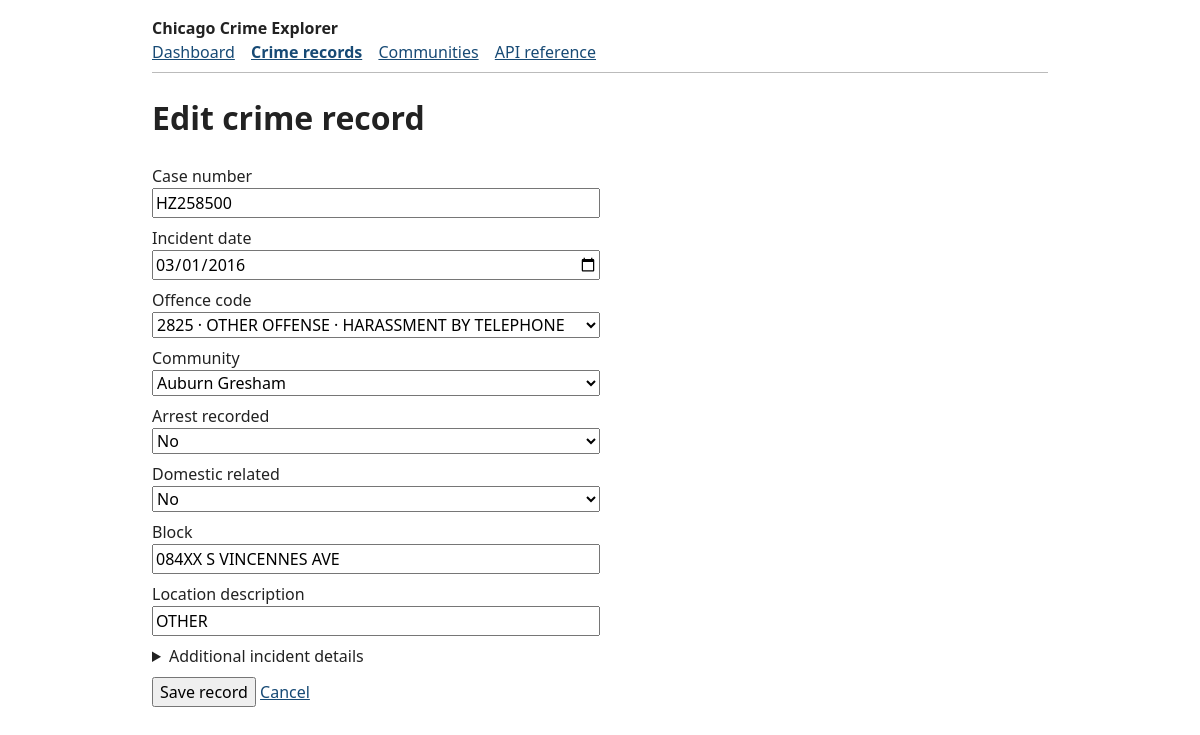
The app's page /crimes/10516300/edit with its own data.
### tables this page shows
CREATE TABLE chicago_crime (
    id INTEGER PRIMARY KEY,
    case_number TEXT NOT NULL UNIQUE,
    date TEXT NOT NULL,
    block TEXT,
    iucr_code TEXT REFERENCES iucr(iucr_code),
    location_desc TEXT,
    arrest INTEGER CHECK(arrest IN (0,1) OR arrest IS NULL),
    domestic INTEGER CHECK(domestic IN (0,1) OR domestic IS NULL),
    beat_num INTEGER REFERENCES police_beat_info(beat_num),
    district_code INTEGER REFERENCES district_ps_info(district_code),
    ward_no INTEGER REFERENCES ward_office(ward_no),
    community_code INTEGER REFERENCES city_community(community_code),
    fbi_code TEXT,
    x_coordinate REAL,
    y_coordinate REAL,
    year INTEGER,
    date_of_update TEXT,
    latitude REAL,
    longitude REAL,
    location TEXT,
    month INTEGER,
    day_of_week INTEGER,
    hour INTEGER,
    has_time INTEGER NOT NULL,
    source_row INTEGER
);

CREATE TABLE iucr (
    iucr_code TEXT PRIMARY KEY,
    primary_type TEXT NOT NULL,
    description TEXT,
    index_code TEXT
);

### app.py (the view, shortened to what this page needs)
    @app.route("/<any(crimes,communities):resource>/new", methods=["GET", "POST"], defaults={"deleting": False})
    @app.route("/<any(crimes,communities):resource>/<int:identifier>/edit", methods=["GET", "POST"], defaults={"deleting": False})
    @app.route(
        "/<any(crimes,communities):resource>/<int:identifier>/delete",
        methods=["GET", "POST"], defaults={"deleting": True},
    )
    def record_form(resource, identifier=None, deleting=False):
        query = list_query(resource)
        record = get_item(resource, identifier) if identifier is not None else {}
        values, options = record.copy(), {}
        if resource == "crimes" and not deleting:
            options = lookup_options()
            values["date"] = str(record.get("date", ""))[:10]
            values.setdefault("community_code", query.get("community_code", ""))
        errors, message, status = {}, "", 200
        return render_template(
            "record_form.html", resource=resource, record=record, values=values,
            options=options, errors=errors, message=message, query=query, deleting=deleting,
        ), status

### api.py (called while the page is built)
def storage():
    if not current_app.config["DB_PATH"].is_file():
        abort(503, message="Run python use_case_1.py to create the database.")
    engine = current_app.extensions["engine"]
    if not current_app.extensions["tables"]:
        current_app.extensions["tables"] = reflect_tables(engine)
    return engine, current_app.extensions["tables"]

def get_item(resource, identifier):
    engine, tables = storage()
    try:
        with engine.connect() as connection:
            return find_record(connection, tables, resource, identifier)
    except RecordError as error:
        handle_error(error)

### app.py (called while the page is built)
def list_schema(resource):
    return CrimeListQuery() if resource == "crimes" else CommunityListQuery()

def list_query(resource):
    allowed = list_schema(resource).fields
    return {key: value for key, value in request.args.items() if key in allowed and value}

### database.py (called while the page is built)
def create_db_engine(db_path=DB_PATH, read_only=False):
    path = Path(db_path).resolve()
    url = URL.create(
        "sqlite+pysqlite",
        database=path.as_uri() if read_only else str(path),
        query={"mode": "ro", "uri": "true"} if read_only else {},
    )
    engine = create_engine(url, poolclass=NullPool)
    @event.listens_for(engine, "connect")
    def enable_foreign_keys(connection, _):
        connection.execute("PRAGMA foreign_keys = ON")
    return engine

def find_record(connection, tables, resource, identifier):
    table = tables["chicago_crime" if resource == "crimes" else "city_community"]
    key = table.c.id if resource == "crimes" else table.c.community_code
    row = connection.execute(select(table).where(key == identifier)).mappings().first()
    if row is None:
        raise RecordError(404, "Record not found.")
    record = dict(row)
    if resource == "crimes":
        category = tables["iucr"]
        area = tables["city_community"]
        record["primary_type"] = connection.execute(
            select(category.c.primary_type).where(category.c.iucr_code == row["iucr_code"])
        ).scalar()
        record["community_name"] = connection.execute(
            select(area.c.community_name).where(area.c.community_code == row["community_code"])
        ).scalar()
    return record

### templates/record_form.html (shortened to what this page needs)
{% extends "base.html" %}
{% set is_crime = resource == 'crimes' %}
{% set label = 'crime record' if is_crime else 'community' %}
{% set action = 'Delete' if deleting else 'Edit' if record else 'Add' %}
{% macro value(name, default='') -%}
    {{ values.get(name, default) if values.get(name, default) is not none else '' }}
{%- endmacro %}
{% macro lookup(name, title, rows, key, description='', required=false) %}
<label>{{ title }}
    <select name="{{ name }}" {% if required %}required{% endif %}>
        {% for row in rows %}
        <option value="{{ row[key] }}" {% if row[key] | string == values.get(name) | string %}selected{% endif %}>
            {{ row[description] if description else row[key] }}
            {% if name == 'iucr_code' %} · {{ row.primary_type }} · {{ row.description }}{% endif %}
        </option>
        {% endfor %}
    </select>
</label>
{% endmacro %}
{% block content %}
<h1>{{ action }} {{ label }}</h1>
<form method="post">
    {% if deleting %}
        <p>Delete <strong>{{ record.case_number if is_crime else record.community_name }}</strong>?</p>
    {% elif is_crime %}
        <label>Case number <input name="case_number" value="{{ value('case_number') }}" maxlength="32" required></label>
        <label>Incident date <input name="date" type="date" value="{{ value('date') }}" required></label>
        {{ lookup('iucr_code', 'Offence code', options.offences, 'iucr_code', required=true) }}
        {{ lookup('community_code', 'Community', options.communities, 'community_code', 'community_name', required=true) }}
        {% for name, title in [('arrest', 'Arrest recorded'), ('domestic', 'Domestic related')] %}
        {% set flag = values.get(name) | string | lower %}
        <label>{{ title }}
            <select name="{{ name }}">
                <option value="false" {% if flag in ['0', 'false'] %}selected{% endif %}>No</option>
            </select>
        </label>
        {% endfor %}
        <label>Block <input name="block" value="{{ value('block') }}" maxlength="120"></label>
        <label>Location description <input name="location_desc" value="{{ value('location_desc', 'UNKNOWN') }}" maxlength="120" required></label>
        <details {% if errors %}open{% endif %}>
            <summary>Additional incident details</summary>
        </details>
    {% endif %}
    <p>
        <button>{{ 'Confirm delete' if deleting else 'Save record' }}</button>
        <a href="{{ url_for('records', resource=resource, **query) }}">Cancel</a>
    </p>
</form>
{% endblock %}

### static/style.css (style rules this page uses)
body { max-width: 56rem; margin: 1rem auto 3rem; padding: 0 1rem; font: 1rem/1.5 "Segoe UI", Arial, sans-serif; color: #222; background: white; }
a { color: #174a75; }
nav a, p a, td a { margin-right: .75rem; }
p { margin: .6rem 0; }
label { display: inline-block; max-width: 100%; margin: .25rem .75rem .5rem 0; }
input, select, button { font: inherit; }
input, select { display: block; max-width: 100%; box-sizing: border-box; }
details { margin: .5rem 0; }
summary, button { cursor: pointer; }
form[method="post"] label { display: block; }
form[method="post"] input, form[method="post"] select { width: min(100%, 28rem); }

### records on screen
chicago_crime: case_number "HZ258500", iucr_code "2825 · OTHER OFFENSE · HARASSMENT BY TELEPHONE", block "084XX S VINCENNES AVE", location_desc "OTHER"

### other values on screen
{{ action }} "Edit"
{{ label }} "crime record"
{{ title }} "Offence code Community"
{{ title }} "Arrest recorded" "Domestic related"
{{ 'Confirm delete' if deleting else 'Save record' }} "Save record"
form field community_code "Auburn Gresham"
